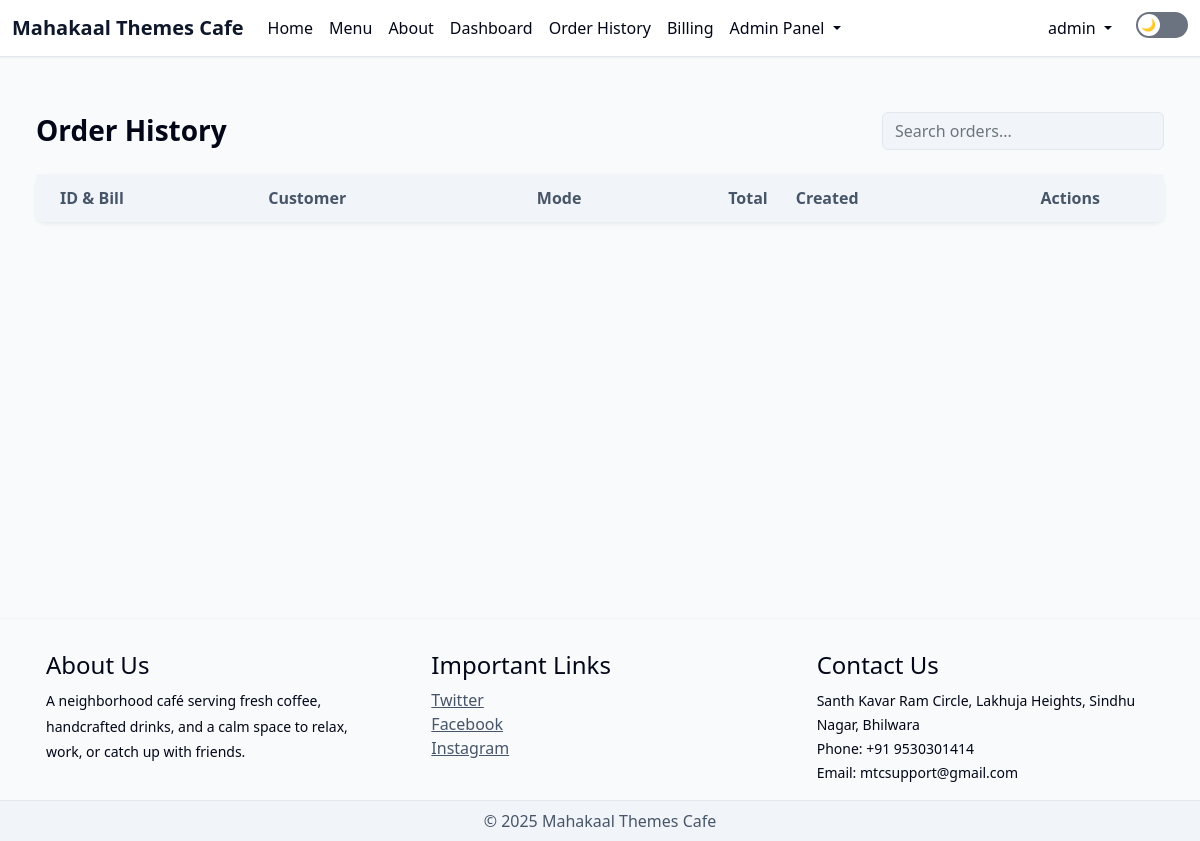
Page /orders/history/ (signed in) on the earlier database version.
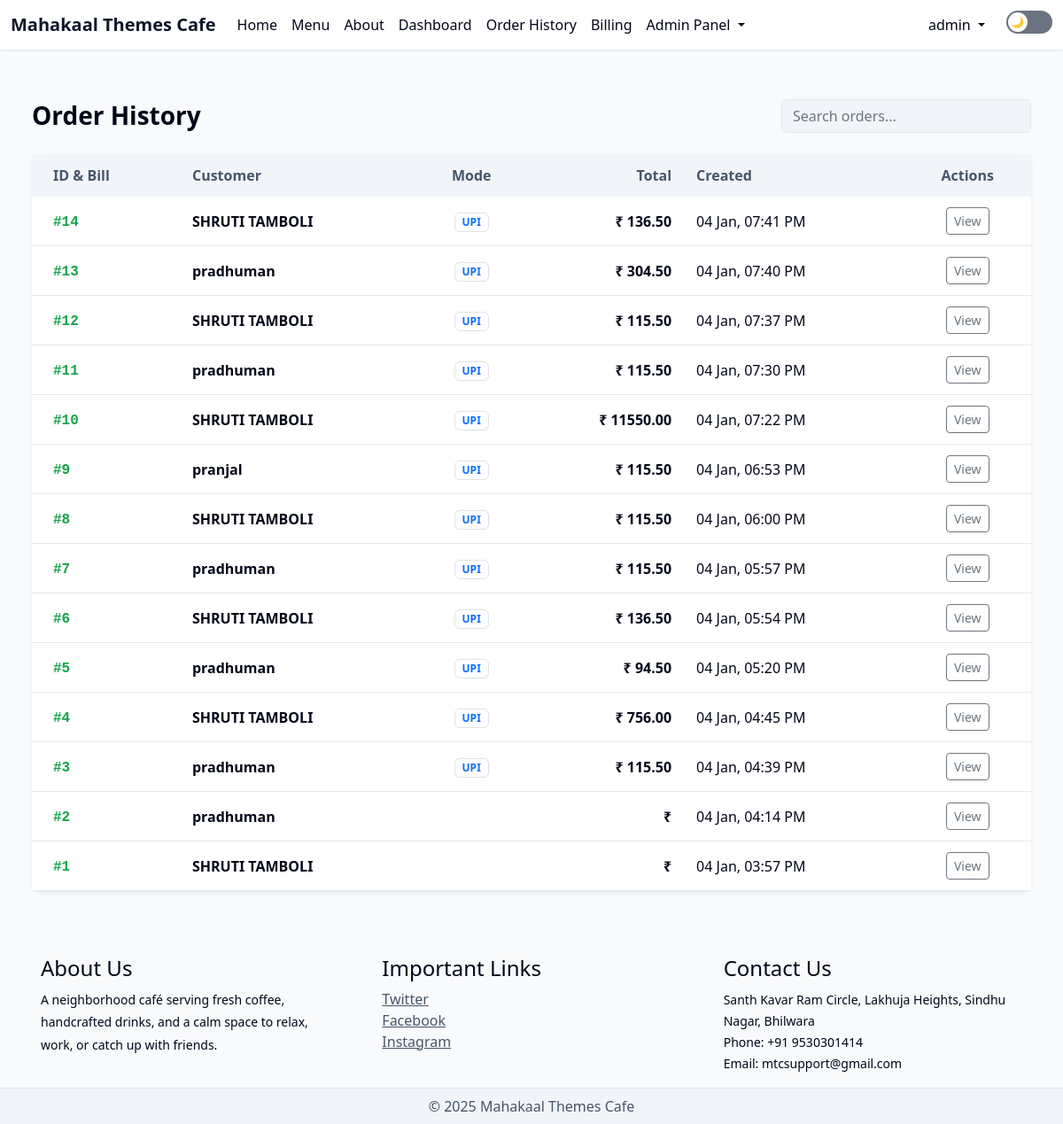
Same page on the later database version.
### orders/models.py (models this page shows)
class Order(models.Model):
    bill = models.OneToOneField(
        "billing.Bill",
        on_delete=models.CASCADE,
        related_name="order",
        null=True,
        blank=True,
    )
    customer_name = models.CharField(max_length=255)
    created_at = models.DateTimeField(auto_now_add=True)
    class Status(models.TextChoices):
        NEW = "NEW", "New"
        IN_PROGRESS = "IN_PROGRESS", "In Progress"
        SERVED = "SERVED", "Served"
    status = models.CharField(
        max_length=20,
        choices=Status.choices,
        default=Status.NEW,
    )
    def __str__(self) -> str:
        return f"Order #{self.id}"

### billing/models.py (models this page shows, shortened)
class Bill(models.Model):
    class PaymentMode(models.TextChoices):
        CASH = "CASH", "Cash"
        UPI = "UPI", "UPI"
    bill_number = models.CharField(max_length=20, unique=True, editable=False)
    customer_name = models.CharField(max_length=100)
    customer_phone = models.CharField(max_length=15)
    payment_mode = models.CharField(
        max_length=10,
        choices=PaymentMode.choices,
        default=PaymentMode.UPI,
    )
    cash_received = models.DecimalField(
        max_digits=10,
        decimal_places=2,
        null=True,
        blank=True,
    )
    change_returned = models.DecimalField(
        max_digits=10,
        decimal_places=2,
        null=True,
        blank=True,
    )
    discount_amount = models.DecimalField(
        max_digits=10, decimal_places=2, default=0
    )
    discount_percent = models.DecimalField(
        max_digits=5, decimal_places=2, default=0
    )
    gst_percentage = models.DecimalField(
        max_digits=5, decimal_places=2
    )
    bill_pdf_path = models.CharField(max_length=255, blank=True, default="")
    created_at = models.DateTimeField(auto_now_add=True)
    def subtotal(self):
        return sum(item.line_total() for item in self.items.all())
    def gst_amount(self):
        taxable_amount = self.subtotal() - self.discount_amount
        if taxable_amount < 0:
            taxable_amount = Decimal("0.00")
        return taxable_amount * (self.gst_percentage / Decimal("100"))
    def total_amount(self):
        return self.subtotal() - self.discount_amount + self.gst_amount()

class BillItem(models.Model):
    SIZE_CHOICES = (
            ("S", "Small"),
            ("M", "Medium"),
            ("L", "Large"),
        )
    bill = models.ForeignKey(
        Bill,
        related_name="items",
        on_delete=models.CASCADE
    )
    item = models.ForeignKey(
        Item,
        on_delete=models.PROTECT
    )
    size = models.CharField(
        max_length=1,
        choices=SIZE_CHOICES,
        default="M"
    )
    price = models.DecimalField(
        max_digits=8, decimal_places=2
    )
    quantity = models.PositiveIntegerField()
    def line_total(self):
        return self.price * self.quantity

### orders/views.py (the view)
# urls.py: path("history/", order_history_list_view, name="order_history_list"),
@staff_required
def order_history_list_view(request):
    qs = (
        Order.objects
        .select_related("bill")
        .order_by("-created_at")
    )
    print("qs",qs)
    for order in qs:
        print("order",order)
    q = request.GET.get("q")
    if q:
        qs = qs.filter(
            Q(customer_name__icontains=q) |
            Q(id__icontains=q) |
            Q(bill__bill_number__icontains=q)
        )
    return render(
        request,
        "orders/order_history_list.html",
        {
            "orders": qs,
        },
    )

### templates/orders/order_history_list.html (shortened to what this page needs)
{% extends "base.html" %}
{% block body %}
<div class="container-fluid px-4 py-4">
  <div class="d-flex justify-content-between align-items-center mb-4">
    <h3 class="fw-bold mb-0">Order History</h3>
    <input type="text" id="searchInput" class="form-control w-25" placeholder="Search orders...">
  </div>
  <div class="card shadow-sm border-0">
    <div class="table-responsive">
      <table class="table theme-table align-middle mb-0" id="orderTable">
        <thead>
          <tr>
            <th class="ps-4">ID & Bill</th>
            <th>Customer</th>
            <th class="text-center">Mode</th>
            <th class="text-end">Total</th>
            <th>Created</th>
            <th class="text-center">Actions</th>
          </tr>
        </thead>
        <tbody>
          {% for order in orders %}
          <tr>
            <td class="ps-4"><span class="order-id fw-bold">#{{ order.id }}</span></td>
            <td><div class="fw-bold">{{ order.customer_name }}</div></td>
            <td class="text-center"><span class="badge bg-soft-primary text-primary border">{{ order.bill.payment_mode }}</span></td>
            <td class="text-end fw-bold" data-amount="{{ order.bill.total_amount|floatformat:2 }}">₹ {{ order.bill.total_amount|floatformat:2 }}</td>
            <td>{{ order.created_at|date:"d M, h:i A" }}</td>
            <td class="text-center">
              <a href="{% url 'orders:order_history' order.id %}" class="btn btn-sm btn-outline-secondary">View</a>
            </td>
          </tr>
          {% endfor %}
        </tbody>
      </table>
    </div>
  </div>
</div>
{% endblock %}

Differences in the rows shown:
added Order: id "14", customer_name "SHRUTI TAMBOLI", bill.payment_mode "UPI", bill.total_amount "136.50", created_at "04 Jan, 07:41 PM"
added Order: id "13", customer_name "pradhuman", bill.payment_mode "UPI", bill.total_amount "304.50", created_at "04 Jan, 07:40 PM"
added Order: id "12", customer_name "SHRUTI TAMBOLI", bill.payment_mode "UPI", bill.total_amount "115.50", created_at "04 Jan, 07:37 PM"
added Order: id "11", customer_name "pradhuman", bill.payment_mode "UPI", bill.total_amount "115.50", created_at "04 Jan, 07:30 PM"
added Order: id "10", customer_name "SHRUTI TAMBOLI", bill.payment_mode "UPI", bill.total_amount "11550.00", created_at "04 Jan, 07:22 PM"
added Order: id "9", customer_name "pranjal", bill.payment_mode "UPI", bill.total_amount "115.50", created_at "04 Jan, 06:53 PM"
added Order: id "8", customer_name "SHRUTI TAMBOLI", bill.payment_mode "UPI", bill.total_amount "115.50", created_at "04 Jan, 06:00 PM"
added Order: id "7", customer_name "pradhuman", bill.payment_mode "UPI", bill.total_amount "115.50", created_at "04 Jan, 05:57 PM"
added Order: id "6", customer_name "SHRUTI TAMBOLI", bill.payment_mode "UPI", bill.total_amount "136.50", created_at "04 Jan, 05:54 PM"
added Order: id "5", customer_name "pradhuman", bill.payment_mode "UPI", bill.total_amount "94.50", created_at "04 Jan, 05:20 PM"
added Order: id "4", customer_name "SHRUTI TAMBOLI", bill.payment_mode "UPI", bill.total_amount "756.00", created_at "04 Jan, 04:45 PM"
added Order: id "3", customer_name "pradhuman", bill.payment_mode "UPI", bill.total_amount "115.50", created_at "04 Jan, 04:39 PM"
added Order: id "2", customer_name "pradhuman", created_at "04 Jan, 04:14 PM"
added Order: id "1", customer_name "SHRUTI TAMBOLI", created_at "04 Jan, 03:57 PM"
